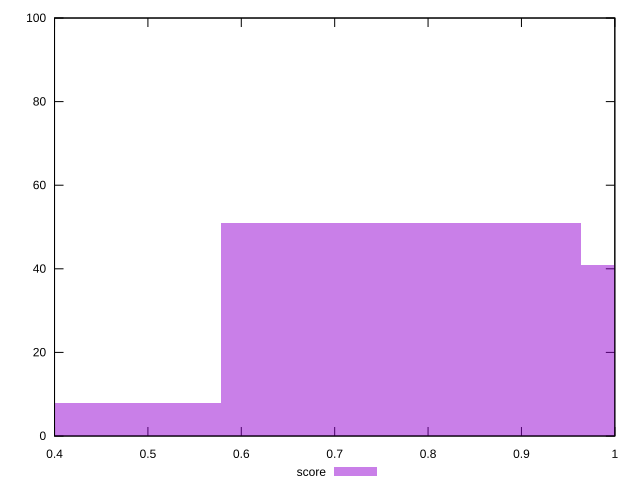

gnuplot code for this plot:
reset

$score <<EOF
0.7707331008306645 51
0.38536655041533224 8
1.1560996512459967 41
EOF

set key outside below
set boxwidth 0.38536655041533224
set xrange [0.4:1]
set yrange [0:100]
set trange [0:100]
set style fill transparent solid 0.5 noborder
set terminal svg size 640, 490 enhanced background rgb 'white'
set output "report_00015_2021-02-09T16-11-33.973Z/uses-http2/samples/pages/score/histogram.svg"

plot $score title "score" with boxes

reset
